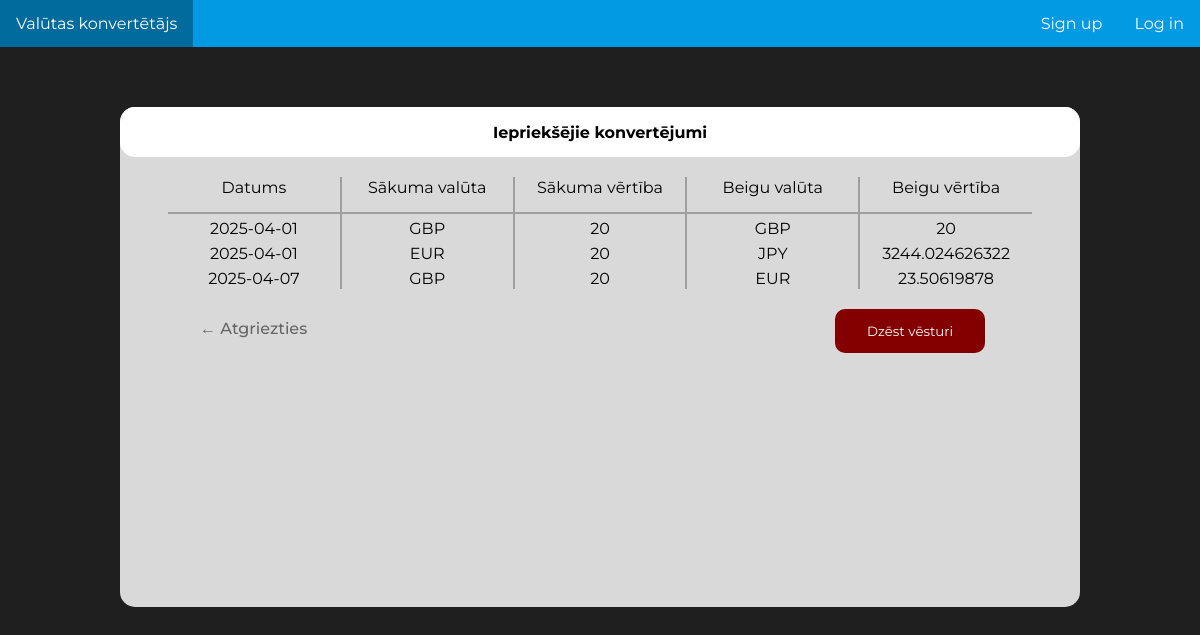
Before: /history with the older database file.
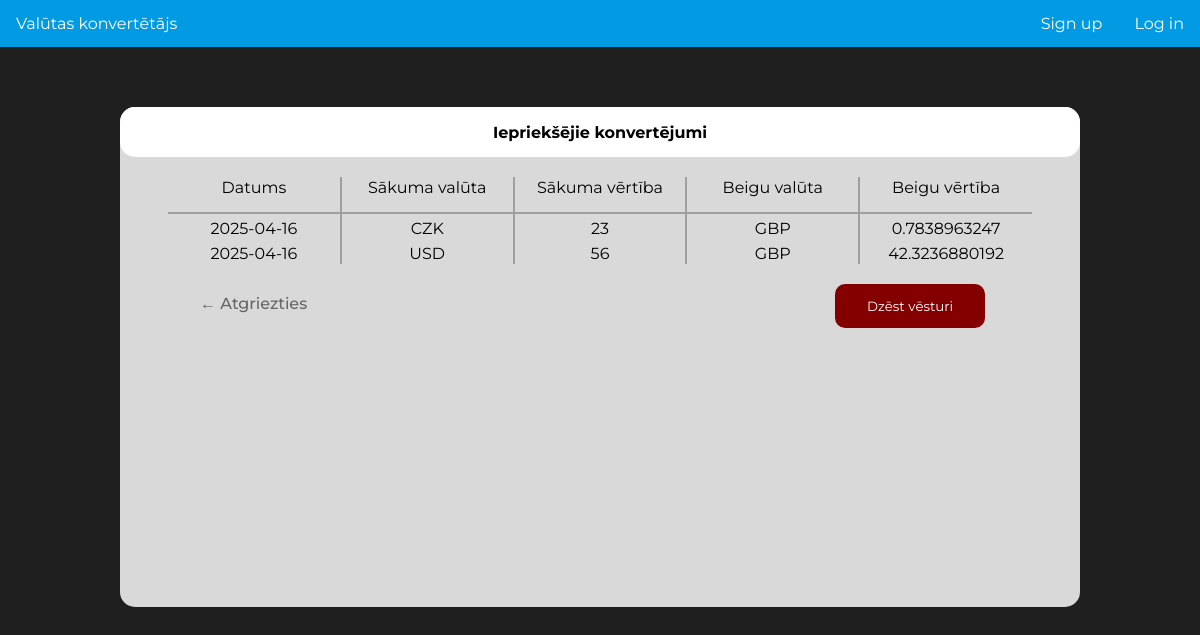
After: the same page with the newer database file.
### tables this page shows
CREATE TABLE "conversion_history" (
	"user_id"	INTEGER,
	"value_from"	INTEGER,
	"currency_from"	TEXT,
	"value_to"	INTEGER,
	"currency_to"	TEXT,
	"date"	TEXT,
	"time"	TEXT,
	FOREIGN KEY("user_id") REFERENCES "user"("user_id")
);

### currency_converter.py (the view)
@app.route("/history", methods = ["GET"])
def history():
    db = utilities.Database()
    history = db.get_histrory()
    print(history == [])
    if history == []:
        return render_template("history.html", history = (("", "", "", "", "", "", "")))
    else:
        return render_template("history.html", history = history)

### utilities.py (called while the page is built)
    def get_histrory(self):
        self.cur.execute("""SELECT * FROM 'conversion_history'""")
        history = self.cur.fetchall()
        self.cur.close()
        return history[-11:]

### templates/history.html (shortened to what this page needs)
<!DOCTYPE html>
<html lang="en">
  <head>
    <link rel="stylesheet" type="text/css" href="{{ url_for('static', filename='style.css' ) }}">
  </head>
    <body>
        <div>
          <ul class="navbar">
            <li><a href="/login">Log in</a></li>
            <li><a href="/signup">Sign up</a></li>
            <li style="float:left"><a href="/">Valūtas konvertētājs</a></li>
          </ul>
        </div>
        <div class="mother-box">
            <div class="big-box">
                <div class="big-box-title-box">
                    Iepriekšējie konvertējumi
                </div>
                <div class="table-area">
                    <table class="big-box-table">
                        <tr>
                          <th class="borderized-right">Datums</th>
                          <th class="borderized-right">Sākuma valūta</th>
                          <th class="borderized-right">Sākuma vērtība</th>
                          <th class="borderized-right">Beigu valūta</th>
                          <th>Beigu vērtība</th>
                        </tr>
                        {% for row in history %}
                          <tr>
                            <td class="borderized-right">{{ row [5] }}</td>
                            <td class="borderized-right">{{ row [2] }}</td>
                            <td class="borderized-right">{{ row [1] }}</td>
                            <td class="borderized-right">{{ row [4] }}</td>
                            <td>{{ row [3] }}</td>
                          </tr>
                        {% endfor %}
                      </table>
                </div>
                <div class="delete-button">
                <form action="/api/delete_history">
                <input class="delete-history-button" type="submit" name="delete_history" value="Dzēst vēsturi"/>
                </form>
                <a class="atgriezties-poga" href="/home"> &larr; Atgriezties </a>
                </div>
            </div>
        </div>
    </body>
</html>

### static/style.css (style rules this page uses)
.navbar { list-style-type: none; margin: 0; padding: 0; overflow: hidden; width: 100%; background-color: #029AE3; transition: 0.3s; }
li { float: right; }
li a { display: block; color: white; padding: 14px 16px; text-decoration: none; transition: 0.3s; }
body { display: block; font-family: 'Montserrat', serif; margin: 0px; background-color: #1f1f1f; }
.big-box { height: 500px; width: 80%; background-color: #D9D9D9; display: block; margin: auto; border-radius: 15px; }
.big-box-title-box { display: inline-block; height: 50px; border-radius: 15px; width: 100%; background-color: #ffffff; align-content: center; text-align: center; font-weight: bold; }
.mother-box { margin-top: 60px; }
.big-box-table { text-align: center; width: 100%; }
.table-area { margin-top: 20px; margin-left: auto; margin-right: auto; width: 90%; }
th { font-weight: normal; width: 20%; padding-bottom: 15px; border-bottom: 2px solid #9F9F9F; }
td { padding-top: 5px; }
.borderized-right { border-right: 2px solid #9F9F9F; }
table { border-collapse: collapse; }
.delete-history-button { display: block; border: none; font-family: 'Montserrat', 'serif'; border-radius: 10px; color: #ffffff; background-color: rgb(132, 0, 0); padding: 14px 16px; text-decoration: none; transition: 0.3s; width: 150px; float: right; margin-right: 95px; margin-top: 20px; }
.delete-button { padding-top: auto; padding-bottom: 20px; }
.atgriezties-poga { text-decoration: none; color: #666666; font-weight: 500; padding: 30px 80px; position: absolute; }

Changed rows visible on the page:
removed conversion_history: date "2025-04-01", currency_from "EUR", value_from "20", currency_to "JPY", value_to "3244.024626322"
removed conversion_history: date "2025-04-07", currency_from "GBP", value_from "20", currency_to "EUR", value_to "23.50619878"
changed conversion_history: date "2025-04-01" → "2025-04-16"; currency_from "GBP" → "CZK"; value_from "20" → "23"; value_to "20" → "0.7838963247"
added conversion_history: date "2025-04-16", currency_from "USD", value_from "56", currency_to "GBP", value_to "42.3236880192"
